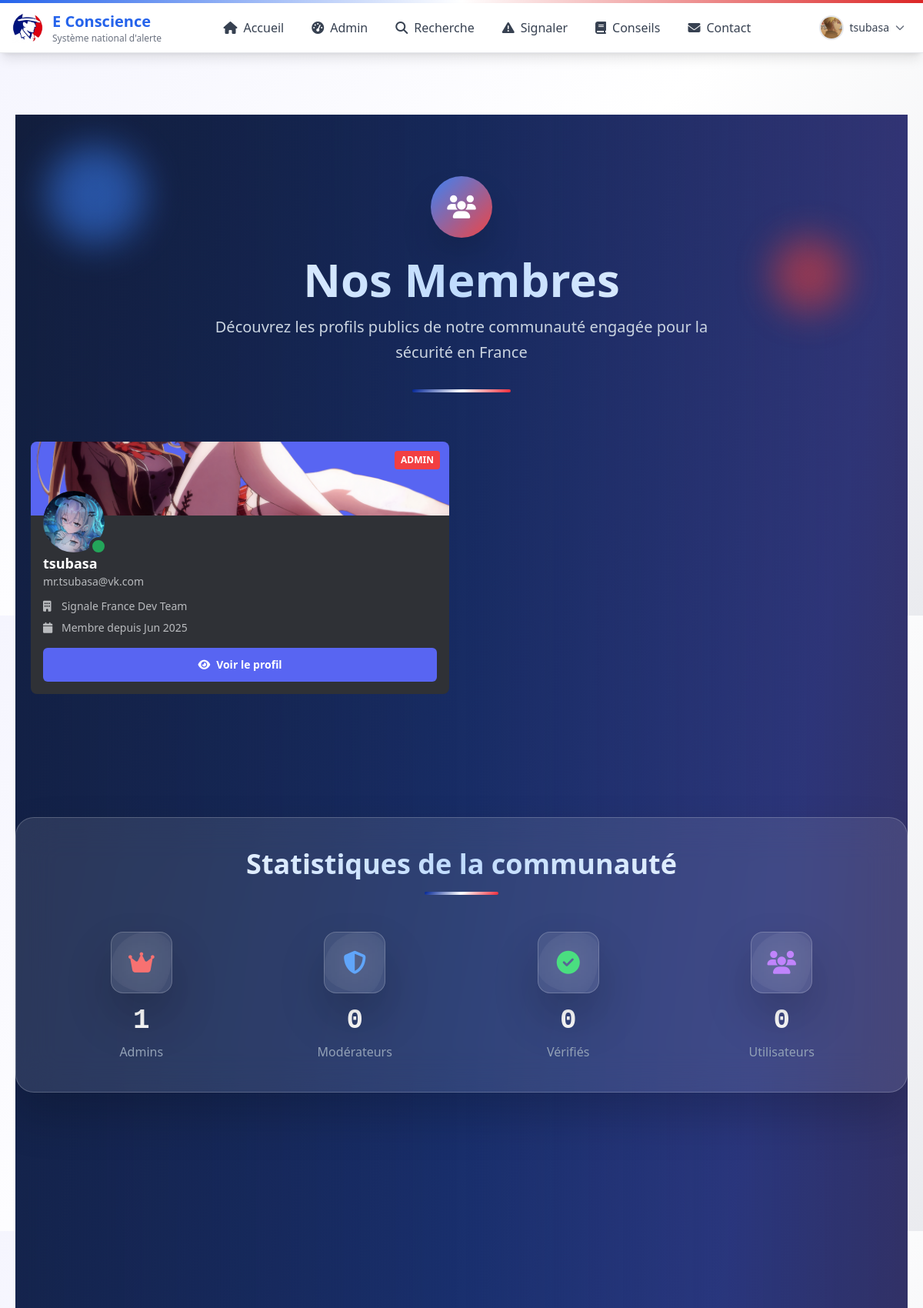
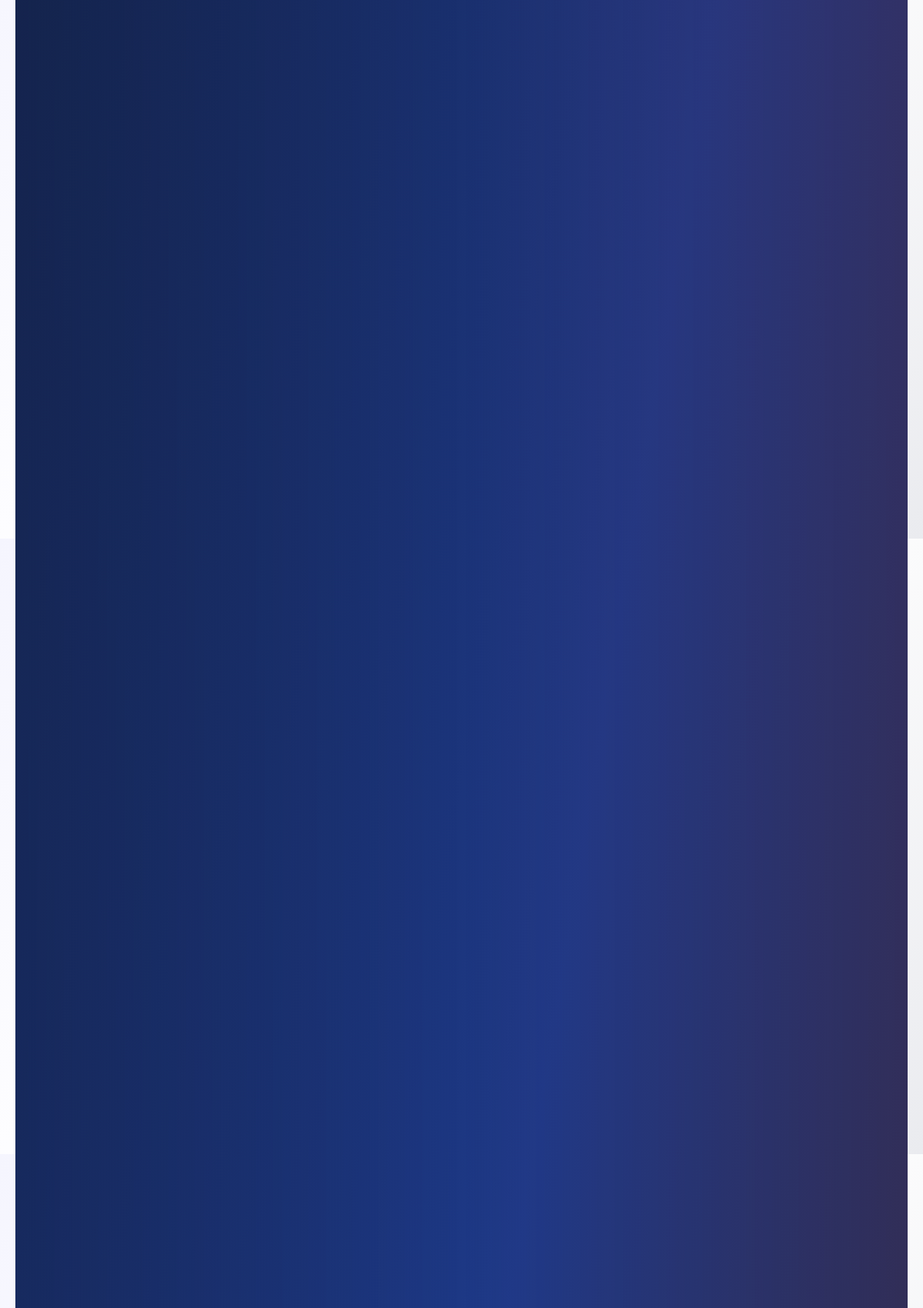
Screenshot of /Pages/membres.php (signed in, upper part) with the database file from the repository (2 pictures, top to bottom).
### tables this page shows
CREATE TABLE users (
            id INTEGER PRIMARY KEY AUTOINCREMENT,
            username VARCHAR(255) NOT NULL UNIQUE,
            email VARCHAR(255) NOT NULL UNIQUE,
            password VARCHAR(255) NOT NULL,
            role VARCHAR(255) NOT NULL,
            access_level VARCHAR(50) DEFAULT 'basic',
            accreditation VARCHAR(255) DEFAULT NULL,
            organization VARCHAR(255) DEFAULT NULL,
            created_at DATETIME DEFAULT CURRENT_TIMESTAMP,
            updated_at DATETIME DEFAULT CURRENT_TIMESTAMP,
            deleted_at DATETIME NULL,
            avatar VARCHAR(255) DEFAULT NULL,
            banner VARCHAR(255) DEFAULT NULL,
            bio VARCHAR(255) DEFAULT NULL,
            phone VARCHAR(255) DEFAULT NULL,
            address VARCHAR(255) DEFAULT NULL,
            city VARCHAR(255) DEFAULT NULL,
            country VARCHAR(255) DEFAULT NULL,
            zip VARCHAR(255) DEFAULT NULL,
            website VARCHAR(255) DEFAULT NULL,
            linkedin VARCHAR(255) DEFAULT NULL,
            twitter VARCHAR(255) DEFAULT NULL,
            github VARCHAR(255) DEFAULT NULL,
            token VARCHAR(255) DEFAULT NULL,
            token_expiry DATETIME DEFAULT NULL,
            last_activity DATETIME DEFAULT CURRENT_TIMESTAMP,
            is_active INTEGER DEFAULT 0,
            is_verified INTEGER DEFAULT 0,
            is_banned INTEGER DEFAULT 0,
            is_deleted INTEGER DEFAULT 0,
            is_blacklisted INTEGER DEFAULT 0,
            is_public INTEGER DEFAULT 0,
            require_password_change INTEGER DEFAULT 0
        );

### Pages/membres.php (the view, shortened to what the rows shown need)
<?php
require_once '../Inc/Components/header.php';
require_once '../Inc/Components/nav.php';
try {
    $conn = connect_db();
    $stmt = $conn->prepare("
        SELECT id, username, email, role, avatar, banner, bio, organization,
               accreditation, website, github, linkedin, created_at, last_activity, is_active
        FROM users
        WHERE is_public = 1 AND is_deleted = 0 AND is_banned = 0
        ORDER BY last_activity DESC
    ");
    $stmt->execute();
    $publicUsers = $stmt->fetchAll(PDO::FETCH_ASSOC);
} catch (Exception $e) {
    error_log("Erreur dans membres.php: " . $e->getMessage());
    $publicUsers = [];
}
?>
<main>
    <section class="py-20 px-5 max-w-7xl mx-auto">
        <div class="min-h-screen relative overflow-hidden bg-gradient-to-br from-slate-900 via-blue-900 to-slate-800">
            <div class="relative z-10">
                <section class="py-20 px-5 max-w-7xl mx-auto">
                    <div class="text-center mb-16">
                        <h1
                            class="text-5xl md:text-6xl font-bold bg-gradient-to-r from-white via-blue-200 to-white bg-clip-text text-transparent mb-4">
                        </h1>
                    </div>
                    <?php if (empty($publicUsers)): ?>
                        <div class="text-center py-20 member-card">
                            <div
                                class="glassmorphism-premium w-40 h-40 rounded-full flex items-center justify-center mx-auto mb-8 morphing-bg">
                                <i class="fas fa-users text-6xl text-blue-400"></i>
                            </div>
                            <h3 class="text-4xl font-bold text-white mb-6">Aucun profil public</h3>
                            <p class="text-slate-400 max-w-md mx-auto text-lg leading-relaxed mb-8">
                                Personne n'a encore rendu son profil public.
                                Soyez le premier à rejoindre la communauté visible !
                            </p>
                            <a href="profile.php"
                                class="inline-flex items-center gap-3 bg-gradient-to-r from-blue-500 to-red-500 text-white px-8 py-4 rounded-full font-semibold hover:from-blue-600 hover:to-red-600 transition-all duration-300 shadow-lg hover:shadow-2xl transform hover:-translate-y-2">
                                <i class="fas fa-user-plus"></i>
                                Rendre mon profil public
                            </a>
                        </div>
                    <?php else: ?>
                        <div class="grid grid-cols-1 lg:grid-cols-2 xl:grid-cols-3 gap-8">
                            <?php foreach ($publicUsers as $index => $member): ?>
                                <div class="member-card bg-[#2f3136] rounded-lg overflow-hidden hover:bg-[#36393f] transition-all duration-200 relative"
                                    data-role="<?= htmlspecialchars($member['role']) ?>"
                                    style="animation-delay: <?= $index * 0.1 ?>s">
                                    <div class="h-24 relative overflow-hidden bg-[#5865f2]">
                                        <?php if ($member['banner'] && file_exists('../Assets/Images/banners/' . $member['banner'])): ?>
                                            <img src="../Assets/Images/banners/<?= htmlspecialchars($member['banner']) ?>"
                                                alt="Bannière de <?= htmlspecialchars($member['username']) ?>"
                                                class="w-full h-full object-cover">
                                        <?php else: ?>
                                            <div class="w-full h-full bg-gradient-to-r from-[#5865f2] to-[#7289da]"></div>
                                        <?php endif; ?>
                                        <?php
                                        $badgeColors = [
                                            'admin' => 'bg-[#f23f42]',
                                            'moderator' => 'bg-[#5865f2]',
                                            'verified' => 'bg-[#57f287]',
                                            'user' => 'bg-[#99aab5]'
                                        ];
                                        $badgeClass = $badgeColors[$member['role']] ?? $badgeColors['user'];
                                        ?>
                                        <div
                                            class="absolute top-3 right-3 px-2 py-1 <?= $badgeClass ?> text-white rounded text-xs font-semibold uppercase">
                                            <?= htmlspecialchars($member['role']) ?>
                                        </div>
                                    </div>
                                    <div class="absolute top-16 left-4 z-10">
                                        <div class="relative">
                                            <div
                                                class="w-20 h-20 rounded-full border-6 border-[#2f3136] overflow-hidden bg-[#36393f] hover:border-[#5865f2] transition-all duration-200">
                                                <?php if ($member['avatar'] && file_exists('../Assets/Images/avatars/' . $member['avatar'])): ?>
                                                    <img src="../Assets/Images/avatars/<?= htmlspecialchars($member['avatar']) ?>"
                                                        alt="Avatar de <?= htmlspecialchars($member['username']) ?>"
                                                        class="w-full h-full object-cover">
                                                <?php endif; ?>
                                            </div>
                                            <div
                                                class="absolute -bottom-1 -right-1 w-6 h-6 <?= $member['is_active'] ? 'bg-[#23a55a]' : 'bg-[#80848e]' ?> border-4 border-[#2f3136] rounded-full">
                                            </div>
                                        </div>
                                    </div>
                                    <div class="pt-12 pb-4 px-4">
                                        <div class="mb-3">
                                            <h3 class="text-white text-lg font-semibold hover:underline cursor-pointer">
                                                <?= htmlspecialchars($member['username']) ?>
                                            </h3>
                                            <p class="text-[#b9bbbe] text-sm">
                                                <?= htmlspecialchars($member['email']) ?>
                                            </p>
                                        </div>
                                        <div class="space-y-2 text-sm">
                                            <?php if (!empty($member['organization'])): ?>
                                                <div class="flex items-center gap-2 text-[#b9bbbe]">
                                                    <i class="fas fa-building text-[#b9bbbe] w-4"></i>
                                                    <span><?= htmlspecialchars($member['organization']) ?></span>
                                                </div>
                                            <?php endif; ?>
                                            <div class="flex items-center gap-2 text-[#b9bbbe]">
                                                <i class="fas fa-calendar text-[#b9bbbe] w-4"></i>
                                                <span>Membre depuis <?= date('M Y', strtotime($member['created_at'])) ?></span>
                                            </div>
                                        </div>
                                        <div class="mt-4">
                                            <button onclick="showProfile(<?= $member['id'] ?>)"
                                                class="w-full bg-[#5865f2] hover:bg-[#4752c4] text-white py-3 px-4 rounded-md text-sm font-semibold transition-all duration-200 flex items-center justify-center gap-2 hover:shadow-lg hover:scale-[1.02]">
                                                <i class="fas fa-eye"></i>
                                                Voir le profil
                                            </button>
                                        </div>
                                    </div>
                                </div>
                            <?php endforeach; ?>
                        </div>
                </div>
                <div class="mt-20 glassmorphism-premium rounded-3xl p-10 interactive-hover">
                    <div class="text-center mb-12">
                        <h2
                            class="text-4xl font-bold bg-gradient-to-r from-white via-blue-200 to-white bg-clip-text text-transparent mb-4">
                        </h2>
                    </div>
                </div>
            <?php endif; ?>
    </section>
</main>
<?php include_once('../Inc/Components/footer.php'); ?>
</body>
</html>

### Inc/Components/nav.php (shortened to what the rows shown need)
<?php
$rootPath = dirname(dirname(dirname(__FILE__))) . DIRECTORY_SEPARATOR;
include_once($rootPath . "Inc" . DIRECTORY_SEPARATOR . "Constants" . DIRECTORY_SEPARATOR . "CookieManager.php");
$user = null;
$id = null;
$username = null;
try {
    if (isset($_SESSION['user_id']) && !empty($_SESSION['user_id'])) {
        $conn = connect_db();
        $req = $conn->prepare("SELECT * FROM users WHERE id = ?");
        $req->execute([$_SESSION['user_id']]);
        $dataUser = $req->fetch(PDO::FETCH_ASSOC);
        if ($dataUser) {
            $user = $dataUser;
            $id = $dataUser['id'];
            $username = $dataUser['username'];
        }
    }
    if ($user) {
        $avatarDir = $rootPath . "Assets/Images/avatars/";
        $latestAvatar = null;
        if (is_dir($avatarDir)) {
            $files = glob($avatarDir . "avatar_" . $id . "_*");
            if (!empty($files)) {
                usort($files, function ($a, $b) {
                    return filemtime($b) - filemtime($a);
                });
                $latestAvatar = basename($files[0]);
            }
        }
        $avatarFile = $latestAvatar ? $avatarDir . $latestAvatar : null;
    }
} catch (PDOException $e) {
    error_log("Database error in nav.php: " . $e->getMessage());
} catch (Exception $e) {
    error_log("General error in nav.php: " . $e->getMessage());
}
$currentPath = $_SERVER['REQUEST_URI'];
$isInSubfolder = (strpos($currentPath, '/Src/') !== false || strpos($currentPath, '/Pages/') !== false);
$basePath = $isInSubfolder ? '../' : './';
?>
<nav class="bg-white shadow-lg sticky top-0 z-50 border-b border-gray-200">
    <div class="max-w-7xl mx-auto">
        <div class="flex justify-between items-center h-16">
            <div class="flex items-center space-x-3 px-4">
                <div class="block">
                    <h1 class="text-lg sm:text-xl font-bold text-blue-600">E Conscience</h1>
                </div>
            </div>
            <div class="flex items-center space-x-3 px-4">
                <?php if ($user !== null) { ?>
                    <div class="relative" id="user-dropdown">
                        <button onclick="toggleUserDropdown()"
                            class="flex items-center space-x-2 p-2 rounded-lg hover:bg-gray-100 transition-colors">
                            <img src="<?php echo ($latestAvatar && file_exists($avatarFile)) ? $basePath . 'Assets/Images/avatars/' . $latestAvatar : $basePath . 'Assets/Images/SignaleFrance.png'; ?>"
                                alt="Avatar" class="h-8 w-8 rounded-full object-cover border-2 border-gray-200">
                            <span
                                class="hidden md:block text-sm font-medium text-gray-700"><?php echo htmlspecialchars($username); ?></span>
                            <i class="fas fa-chevron-down text-xs text-gray-500"></i>
                        </button>
                    </div>
                <?php } ?>
            </div>
        </div>
    </div>
</nav>

### rows the page displays
users: username "tsubasa", banner (picture), role "ADMIN", avatar (picture), is_active 1 (drawn), email "mr.tsubasa@vk.com", organization "Signale France Dev Team", created_at "Jun 2025"

### other values shown
$stat['count'] "1"
$stat['label'] "Admins"
$stat['count'] "0"
$stat['label'] "Modérateurs"
$stat['label'] "Vérifiés"
$stat['label'] "Utilisateurs"
